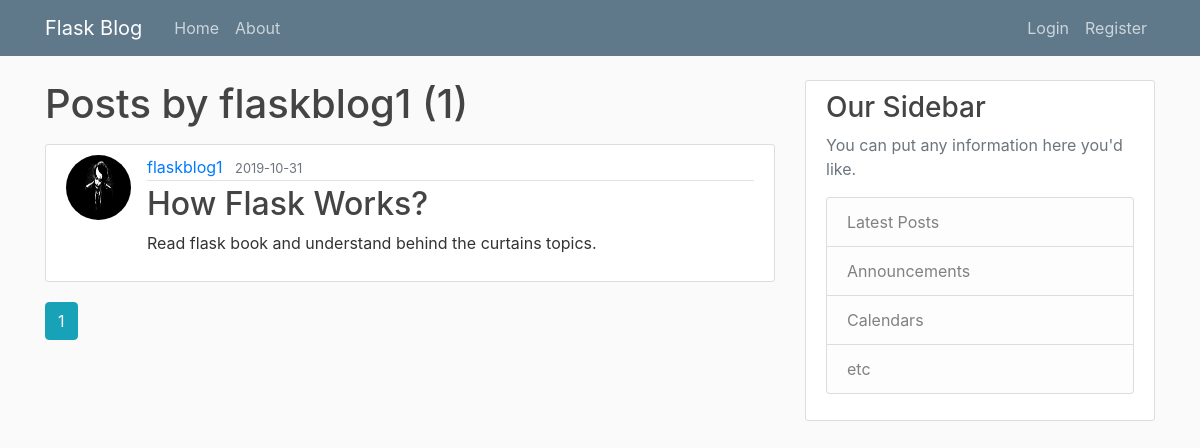
/user/flaskblog1, run on the app's committed database.
### flaskblog/models.py (models this page shows, shortened)
class User(db.Model, UserMixin):
    id = db.Column(db.Integer, primary_key=True)
    username = db.Column(db.String(20), unique=True, nullable=False)
    email = db.Column(db.String(120), unique=True, nullable=False)
    image_file = db.Column(db.String(20), nullable=False, default='default.jpg')
    password = db.Column(db.String(60), nullable=False)
    posts = db.relationship('Post', backref='author', lazy=True)

class Post(db.Model):
    id = db.Column(db.Integer, primary_key=True)
    title = db.Column(db.String(100), nullable=False)
    datestamp = db.Column(db.DateTime, nullable=False, default=datetime.utcnow)
    content = db.Column(db.Text, nullable=False)
    user_id = db.Column(db.Integer, db.ForeignKey('user.id'), nullable=False)

### flaskblog/routes.py (the view)
@app.route("/user/<string:username>")
def user_posts(username):
    page = request.args.get('page', 1, type=int)
    user = User.query.filter_by(username=username).first_or_404()
    posts = Post.query.filter_by(author=user)\
            .order_by(Post.datestamp.desc())\
            .paginate(page = page, per_page = 5)
    return  render_template("user_posts.html", posts=posts, user=user)

### flaskblog/templates/user_posts.html
{% extends "layout.html" %}
{% block content %}
    <h1 class="mb-3">Posts by {{user.username}} ({{ posts.total }})</h1>
    {% for post in posts.items %}
        <article class="media content-section">
          <img src="{{ url_for('static', filename='profile_pics/' + post.author.image_file)}}" class="rounded-circle article-img" alt="{{post.author.username}}">
          <div class="media-body">
            <div class="article-metadata">
              <a class="mr-2" href="{{url_for('user_posts', username=post.author.username)}}">{{ post.author.username }}</a>
              <small class="text-muted">{{ post.datestamp.strftime('%Y-%m-%d') }}</small>
            </div>
            <h2><a class="article-title" href="{{url_for('post', post_id = post.id)}}">{{ post.title }}</a></h2>
            <p class="article-content">{{ post.content }}</p>
          </div>
        </article>
    {% endfor %}
    {% for page_num in posts.iter_pages(left_edge = 1, right_edge = 1, left_current=1, right_current=2) %}
      {% if page_num%}
        {% if posts.page == page_num %}
        <a class=" btn btn-info mb-4" href="{{ url_for('user_posts',username=user.username, page=page_num)}}">{{ page_num }}</a>
        {%else%}
        <a class=" btn btn-outline-info mb-4" href="{{ url_for('user_posts',username=user.username, page=page_num)}}">{{ page_num }}</a>
        {%endif%}
      {% else%}
        ........
      {% endif %}
    {% endfor %}
{% endblock content %}

### flaskblog/static/main.css (style rules this page uses)
body { background: #fafafa; color: #333333; margin-top: 5rem; }
h1, h2, h3, h4, h5, h6 { color: #444444; }
.content-section { background: #ffffff; padding: 10px 20px; border: 1px solid #dddddd; border-radius: 3px; margin-bottom: 20px; }
.article-title { color: #444444; }
.article-content { white-space: pre-line; }
.article-img { height: 65px; width: 65px; margin-right: 16px; }
.article-metadata { padding-bottom: 1px; margin-bottom: 4px; border-bottom: 1px solid #e3e3e3 }

### data on the page
User: username "flaskblog1"
Post: image_file (placeholder picture), author.username "flaskblog1", datestamp "2019-10-31", title "How Flask Works?", content "Read flask book and understand behind the curtains topics."

### other printed values
{{ posts.total }} "1"
{{ page_num }} "1"
